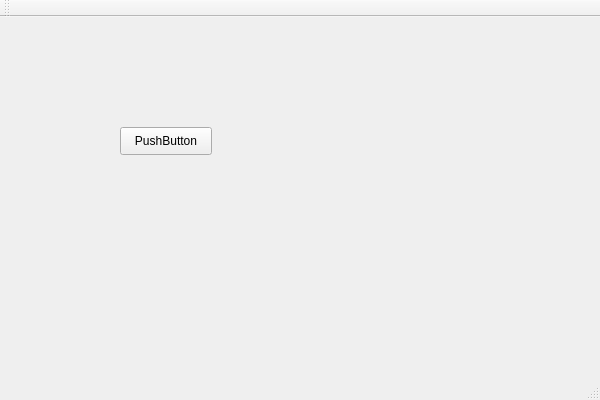
<?xml version="1.0" encoding="UTF-8"?>
<ui version="4.0">
 <class>MainWindow</class>
 <widget class="QMainWindow" name="MainWindow">
  <property name="geometry">
   <rect>
    <x>0</x>
    <y>0</y>
    <width>600</width>
    <height>400</height>
   </rect>
  </property>
  <property name="windowTitle">
   <string>MainWindow</string>
  </property>
  <widget class="QWidget" name="centralWidget">
   <widget class="QPushButton" name="pushButton">
    <property name="geometry">
     <rect>
      <x>120</x>
      <y>110</y>
      <width>92</width>
      <height>28</height>
     </rect>
    </property>
    <property name="text">
     <string>PushButton</string>
    </property>
   </widget>
  </widget>
  <widget class="QMenuBar" name="menuBar">
   <property name="geometry">
    <rect>
     <x>0</x>
     <y>0</y>
     <width>600</width>
     <height>25</height>
    </rect>
   </property>
  </widget>
  <widget class="QToolBar" name="mainToolBar">
   <attribute name="toolBarArea">
    <enum>TopToolBarArea</enum>
   </attribute>
   <attribute name="toolBarBreak">
    <bool>false</bool>
   </attribute>
  </widget>
  <widget class="QStatusBar" name="statusBar"/>
 </widget>
 <layoutdefault spacing="6" margin="11"/>
 <resources/>
 <connections/>
</ui>
